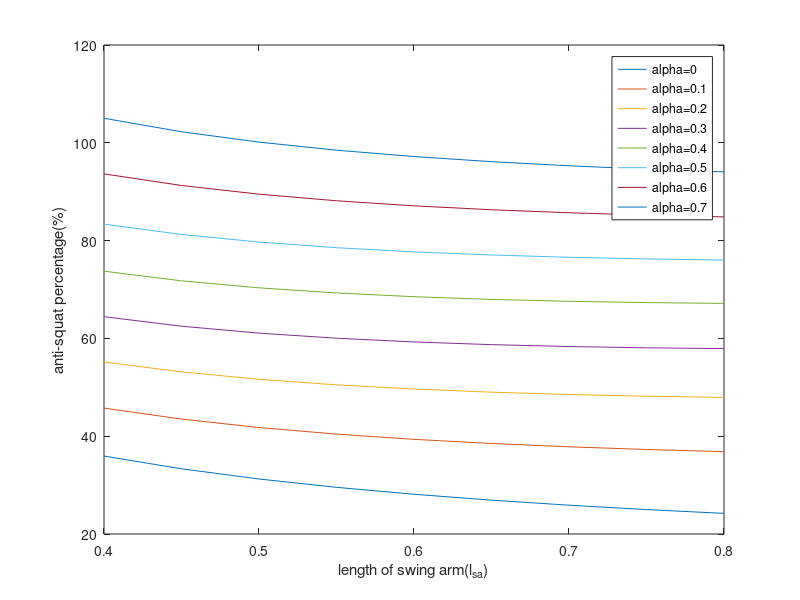

Reproduce this figure in MATLAB.
r_c=0.1;
r_p=0.05;
R=0.25;
Ha=1;
WB_1=0.75;

[alp,l_sa]=meshgrid(0:0.1:0.7,0.4:0.05:0.8)
%[l_sa,alp]=meshgrid(0.4:0.2:0.8,0.05:0.01:0.7);
alps=sin(alp);
h=(alps.*(l_sa.*r_c))./(r_c-r_p)+R;
alpc=cos(alp);
WB=WB_1+l_sa.*alpc;
H=Ha+l_sa.*alps
H_s=(WB.*h)./(((r_c*l_sa)/(r_c-r_p)));
H_ss=H_s./alpc;
antp=H_ss./H.*100
% surf(l_sa,alp,H_s)

%plot(alp,h)

% surf(l_sa,alp,antp)
% xlabel('l_{sa}');
% ylabel('alpha');
% zlabel('anti-squat percentage(%)');

% plot(alp,antp);
% xlabel('alpha');
% ylabel('anti-squat percentage(%)');
% legend('l_{sa}=0.4','l_{sa}=0.6','l_{sa}=0.8')
figure;
    plot(l_sa,antp);
    xlabel('length of swing arm(l_{sa})')
    ylabel('anti-squat percentage(%)')
    legend('alpha=0','alpha=0.1','alpha=0.2','alpha=0.3','alpha=0.4','alpha=0.5','alpha=0.6','alpha=0.7')
